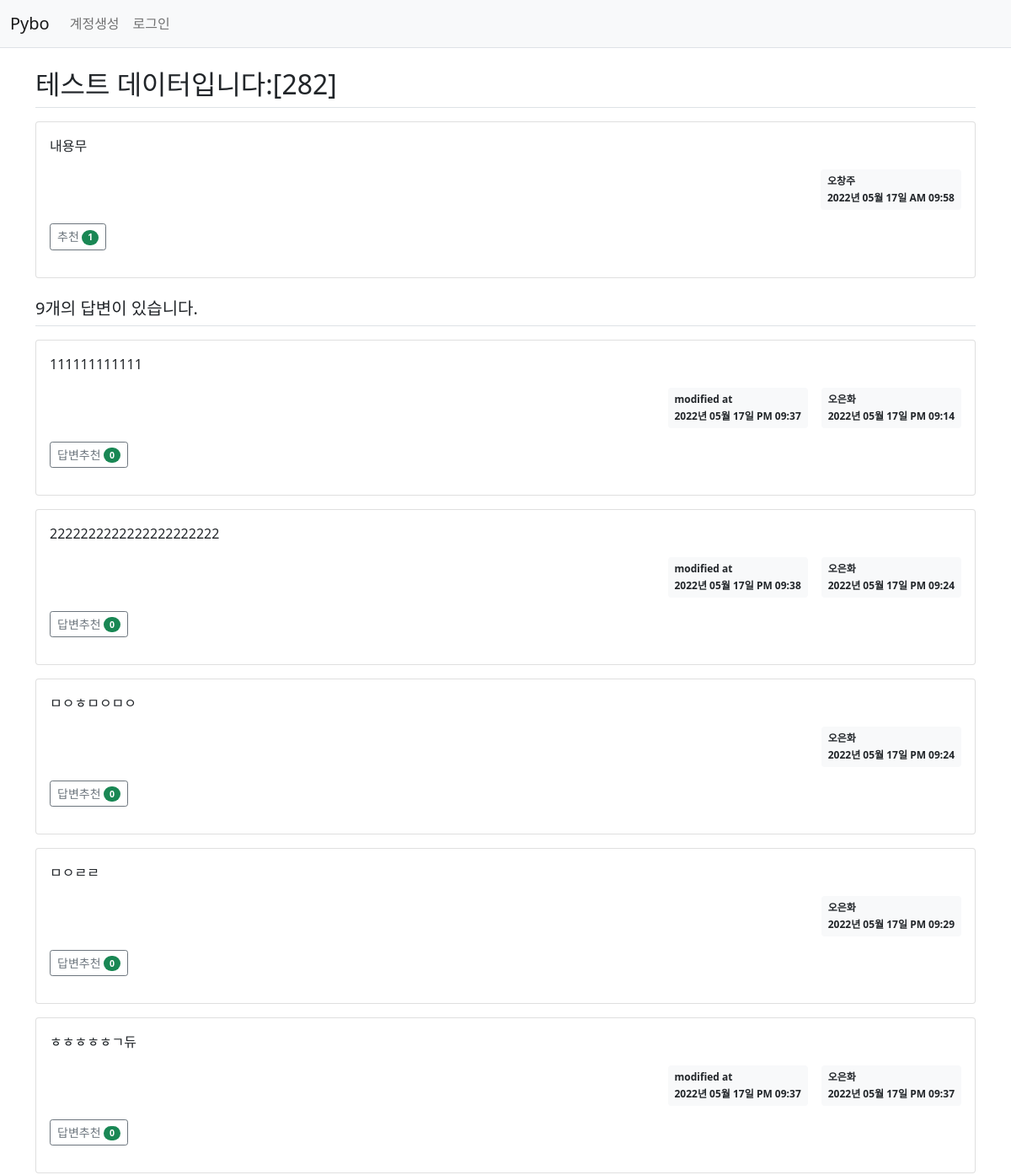
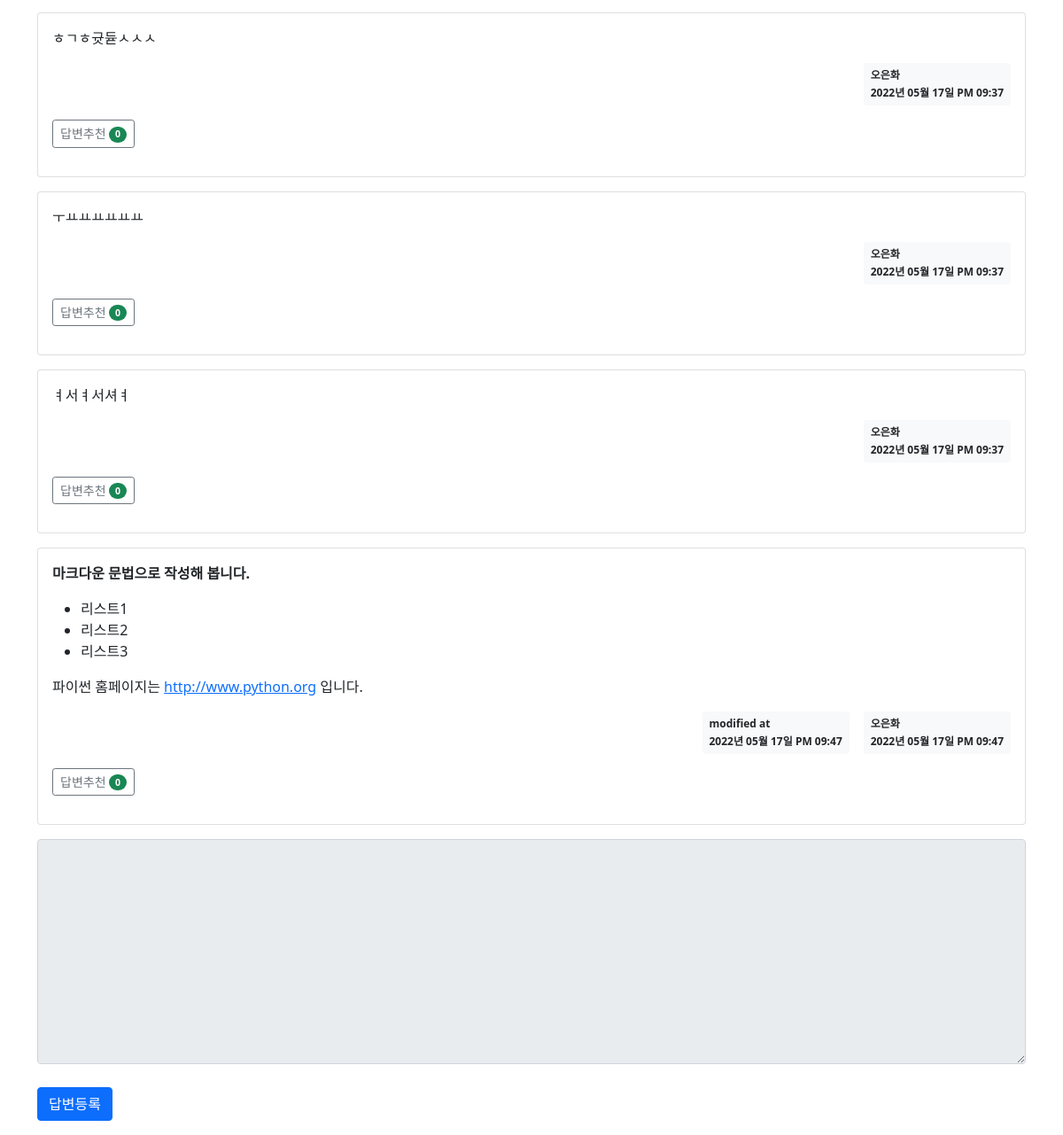
The page /question/detail/288/ on the database its author committed (2 pictures, top to bottom).
### pybo/models.py (models this page shows)
class Question(db.Model):
    id = db.Column(db.Integer, primary_key=True)
    subject = db.Column(db.String(200), nullable=False)
    content = db.Column(db.Text(), nullable=False)
    create_date = db.Column(db.DateTime(), nullable=False)
    user_id = db.Column(db.Integer, db.ForeignKey('user.id', ondelete='CASCADE'), nullable=False)
    user = db.relationship('User', backref=db.backref('question_set'))
    modify_date = db.Column(db.DateTime(), nullable=True)
    voter = db.relationship('User', secondary=question_voter, backref=db.backref('question_voter_set'))

class User(db.Model):
    id = db.Column(db.Integer, primary_key=True)
    username = db.Column(db.String(150), unique=True, nullable=False)
    password = db.Column(db.String(200), nullable=False)
    email = db.Column(db.String(120), unique=True, nullable=False)

class Answer(db.Model):
    id = db.Column(db.Integer, primary_key=True)
    question_id = db.Column(db.Integer, db.ForeignKey('question.id', ondelete='CASCADE'))
    question = db.relationship('Question', backref=db.backref('answer_set'))
    content = db.Column(db.Text(), nullable=False)
    create_date = db.Column(db.DateTime(), nullable=False)
    user_id = db.Column(db.Integer, db.ForeignKey('user.id', ondelete='CASCADE'), nullable=False)
    user = db.relationship('User', backref=db.backref('answer_set'))
    modify_date = db.Column(db.DateTime(), nullable=True)
    voter = db.relationship('User',secondary=answer_voter, backref=db.backref('answer_voter_set'))

### pybo/views/question_views.py (the view)
@bp.route('/detail/<int:question_id>/')
def detail(question_id):
    form = AnswerForm()
    question = Question.query.get_or_404(question_id)
    return render_template('question/question_detail.html', question=question, form=form)

### pybo/forms.py
class AnswerForm(FlaskForm):
    content = TextAreaField('내용', validators=[DataRequired('내용은 필수입력 항목입니다.')])

### pybo/filter.py (called while the page is built)
def format_datetime(value, fmt='%Y년 %m월 %d일 %p %I:%M'):
    return value.strftime(fmt)

### pybo/views/auth_views.py (called while the page is built)
@bp.before_app_request
def load_logged_in_user():
    user_id = session.get('user_id')
    if user_id is None:
        g.user = None
    else:
        g.user = User.query.get(user_id)

### pybo/templates/question/question_detail.html (shortened to what this page needs)
{% extends 'base.html' %}
{% block content %}
<div class="container my-3">
    <h2 class="border-bottom py-2">{{ question.subject }}</h2>
    <div class="card my-3">
        <div class="card-body">
            <div class="card-text" >{{ question.content|markdown }}</div>
            <div class="d-flex justify-content-end">
                <div class="badge bg-light text-dark p-2 text-start">
                    <div class="mb-2">{{ question.user.username }}</div>
                    <div> {{ question.create_date|datetime }} </div>
                </div>
            </div>
            <div class="my-3">
                <a href="javascript:void(0)" data-uri="{{ url_for('question.vote', question_id=question.id) }}"
                   class="recommend btn btn-sm btn-outline-secondary">추천
                    <span class="badge rounded-pill bg-success">{{ question.voter|length }} </span>
                </a>
            </div>
        </div>
    </div>
    <h5 class="border-bottom my-3 py-2">{{ question.answer_set|length }}개의 답변이 있습니다.</h5>
    {% for answer in question.answer_set %}
    <div class="card my-3">
        <div class="card-body">
            <div class="card-text" >{{ answer.content|markdown }}</div>
            <div class="d-flex justify-content-end">
                {% if answer.modify_date %}
                <div class="badge bg-light text-dark p-2 text-start mx-3">
                    <div class="mb-2">modified at</div>
                    <div> {{ answer.modify_date|datetime }} </div>
                </div>
                {% endif %}
                <div class="badge bg-light text-dark p-2 text-start">
                    <div class="mb-2">{{ answer.user.username }}</div>
                    <div> {{ answer.create_date|datetime }} </div>
                </div>
            </div>
            <div class="my-3">
                <a href="javascript:void(0)" data-uri="{{ url_for('answer.vote', answer_id=answer.id) }}"
                   class="recommend btn btn-sm btn-outline-secondary">답변추천
                    <span class="badge rounded-pill bg-success">{{ answer.voter|length }}</span>
                </a>
            </div>
        </div>
    </div>
    {% endfor %}
    <form action="{{ url_for('answer.create', question_id=question.id) }}" method="post" class="my-3">
        <div class="mb-3">
            <textarea {% if not g.user %}disabled{% endif %}
                      name="content" id="content" class="form-control" rows="10"></textarea>
        </div>
        <input type="submit" value="답변등록" class="btn btn-primary">
    </form>
</div>
{% endblock %}

### pybo/static/style.css (style rules this page uses)
textarea { width:100%; }
input[type=submit] { margin-top:10px; }

### rows shown on the page
Question: subject "테스트 데이터입니다:[282]", content "내용무", create_date "2022년 05월 17일 AM 09:58"
User: user.username "오창주"
Answer: content "111111111111", modify_date "2022년 05월 17일 PM 09:37", user.username "오은화", create_date "2022년 05월 17일 PM 09:14", voter|length "0"
Answer: content "2222222222222222222222", modify_date "2022년 05월 17일 PM 09:38", user.username "오은화", create_date "2022년 05월 17일 PM 09:24", voter|length "0"
Answer: content "ㅁㅇㅎㅁㅇㅁㅇ", user.username "오은화", create_date "2022년 05월 17일 PM 09:24", voter|length "0"
Answer: content "ㅁㅇㄹㄹ", user.username "오은화", create_date "2022년 05월 17일 PM 09:29", voter|length "0"
Answer: content "ㅎㅎㅎㅎㅎㄱ듀", modify_date "2022년 05월 17일 PM 09:37", user.username "오은화", create_date "2022년 05월 17일 PM 09:37", voter|length "0"
Answer: content "ㅎㄱㅎ귯듇ㅅㅅㅅ", user.username "오은화", create_date "2022년 05월 17일 PM 09:37", voter|length "0"
Answer: content "ㅜㅛㅛㅛㅛㅛㅛ", user.username "오은화", create_date "2022년 05월 17일 PM 09:37", voter|length "0"
Answer: content "ㅕ서ㅕ서셔ㅕ", user.username "오은화", create_date "2022년 05월 17일 PM 09:37", voter|length "0"
Answer: content "마크다운 문법으로 작성해 봅니다. 리스트1 리스트2 리스트3 파이썬 홈페이지는 http://www.python.org 입니다.", modify_date "2022년 05월 17일 PM 09:47", user.username "오은화", create_date "2022년 05월 17일 PM 09:47", voter|length "0"

### other values the page prints
{{ question.voter|length }} "1"
{{ question.answer_set|length }} "9"
